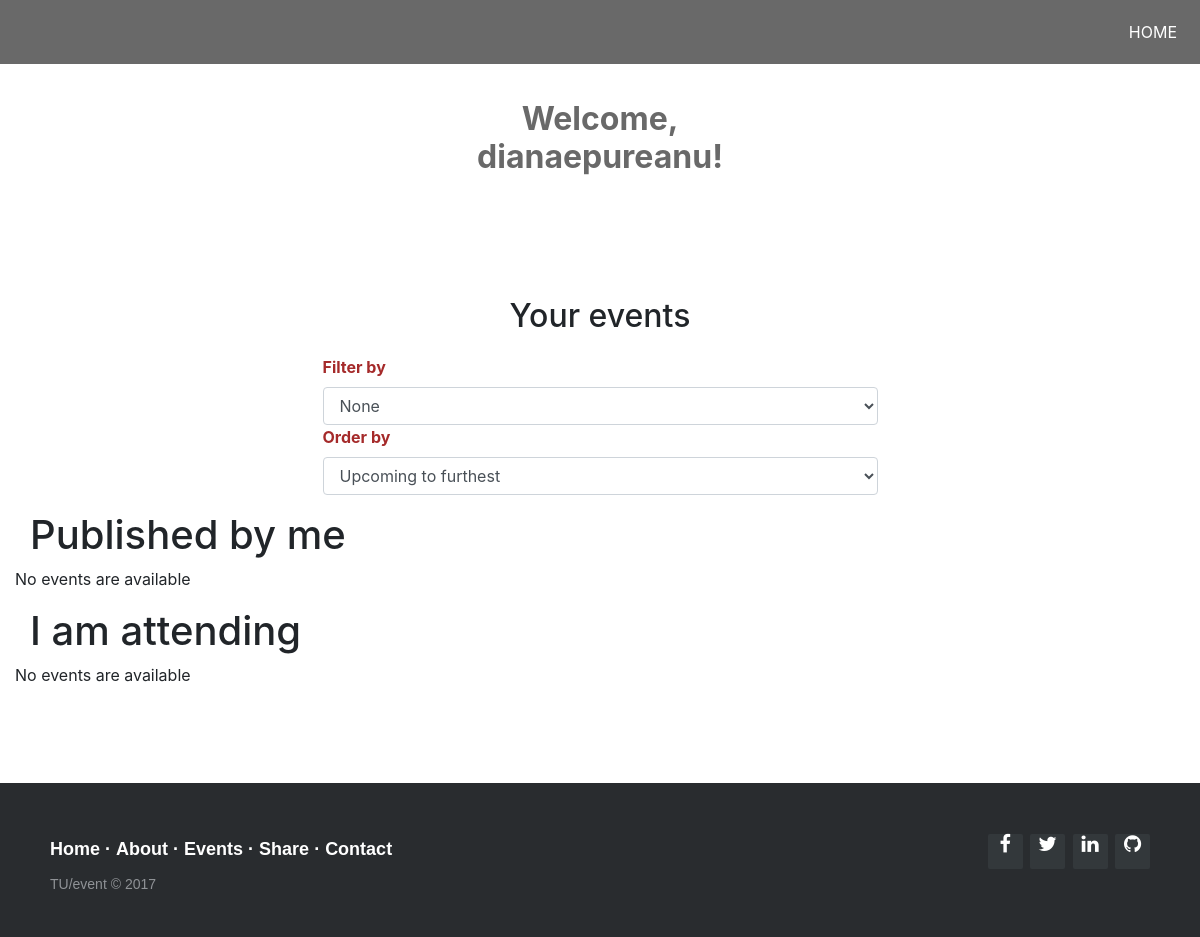
The page /myprofile (signed in) on the database as committed earlier.
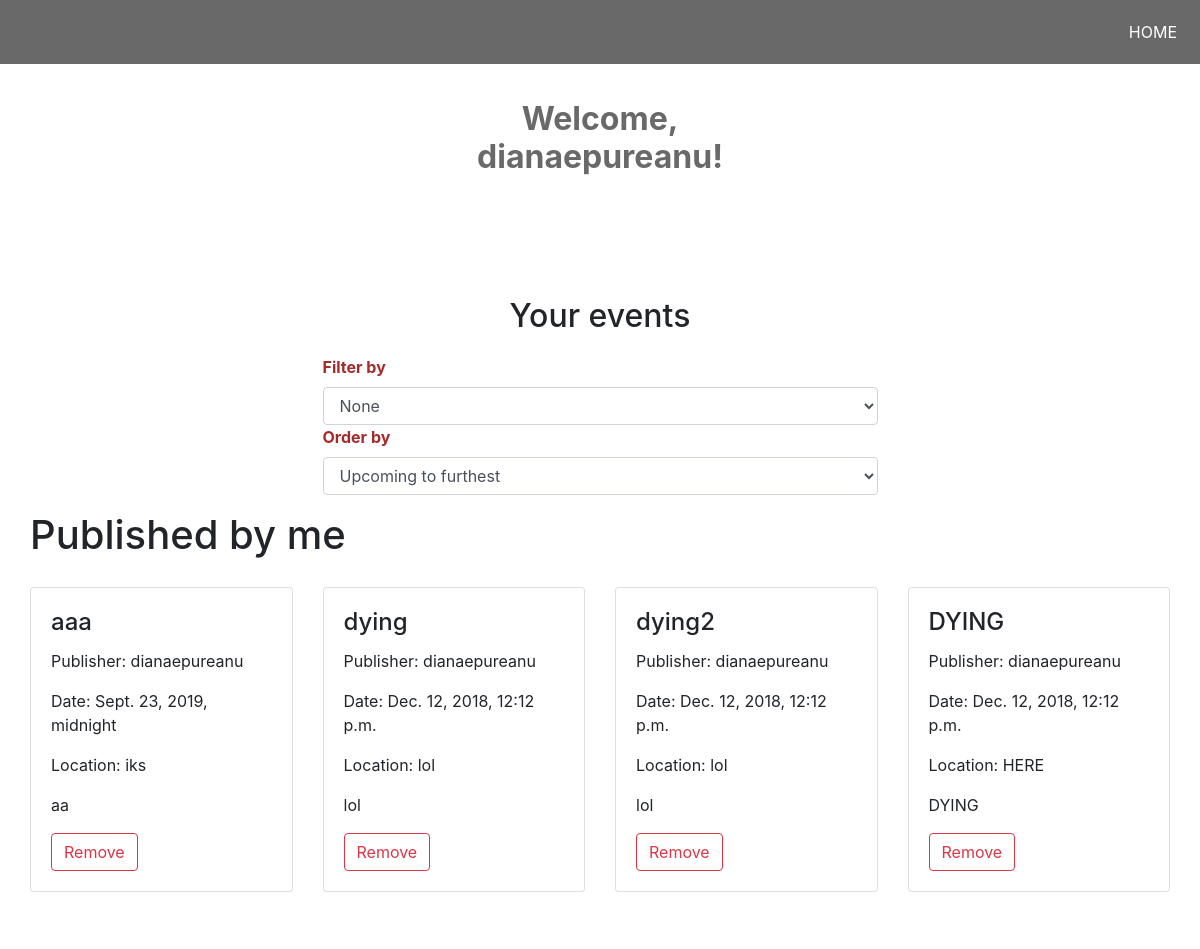
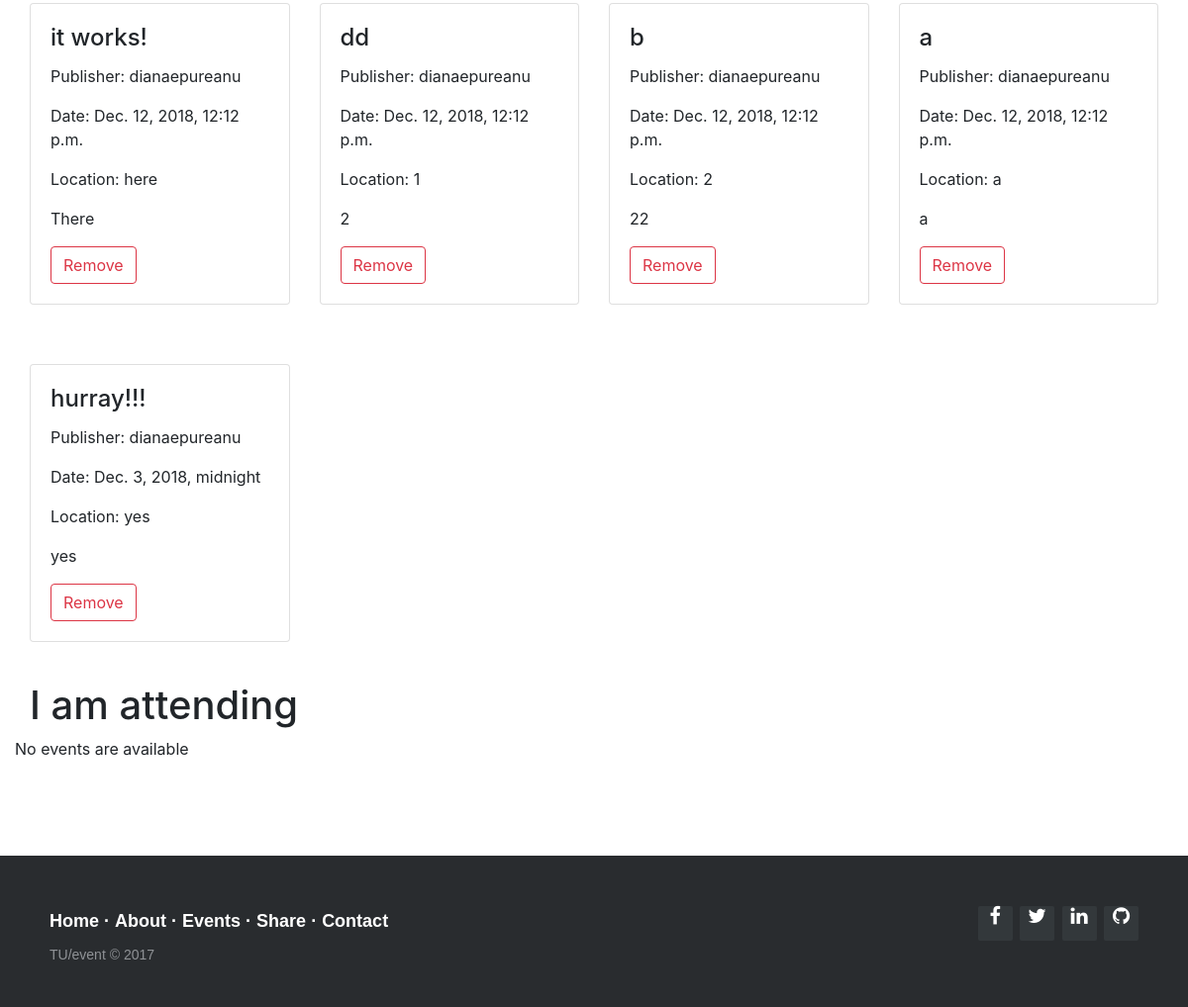
The same page on the database as committed later (2 pictures, top to bottom).
### app/models.py (models this page shows, shortened)
class Event(models.Model):
    CATEGORIES = (
        ('le', 'Leisure'),
        ('pe', 'Personal'),
        ('ed', 'Educational'),
        ('pr', 'Professional'),
    )
    published_by = models.ForeignKey('auth.User', default=0, on_delete=models.CASCADE)
    event_name = models.CharField(max_length=200)
    event_location = models.CharField(max_length=250)
    position = GeopositionField(default='51.447,5.484')
    event_date = models.DateTimeField('Date_format: YYYY-MM-DD HH:mm')
    event_description = models.CharField(max_length=300)
    event_category = models.CharField(
        max_length=2,
        choices=CATEGORIES,
    )

### app/views.py (the view, shortened to what this page needs)
# urls.py: path('myprofile', views.myprofile, name='myprofile'),
def myprofile(request):
    user =   request.user
    my_event_list = Event.objects.filter(published_by = user).order_by('-event_date')
    form_class = FilterByForm
    form_class1 = OrderByForm
    attendances = XattendsY.objects.filter(x_user=request.user)
    context = {'my_event_list': my_event_list[:30], 'user': user,
    'filterbyform': form_class, 'orderbyform': form_class1, 'attendances': attendances}
    return render(request, 'app/myprofile.html', context)

### app/templates/app/myprofile.html (shortened to what the changed rows need)
{% load static %}
<html>
<head>
  <link href="{% static 'app/myprofile.css' %}" rel="stylesheet" type="text/css">
  <link href="{% static 'app/css/bootstrap.min.css' %}" rel="stylesheet">
  <link rel="stylesheet" href="http://maxcdn.bootstrapcdn.com/font-awesome/4.2.0/css/font-awesome.min.css">
</head>
<body>
  <div class="container-fluid">
    <div class="row">
      <div class="col-md-4">
          <h2 class="centered greet your-events"><b>Welcome, {{user.username}}!</b></h2>
      </div>
    </div>
    <div class="row">
      <div class="col-md-4">
      <h2 class="centered your-events">Your events</h2>
      </div>
    </div>
        <div class="container-fluid">
          <h1> Published by me </h1>
          <div class="row">
            {% if my_event_list %} {% for event in my_event_list %}
            <div class="col-md-6 col-lg-3">
              <div class="card card2">
                <div class="card-body">
                  <h4 class="card-title">{{event.event_name}}</h4>
                  <p class="card-text">Publisher: {{event.published_by}} </p>
                  <p class="card-text">Date: {{event.event_date}}</p>
                  <p class="card-text">Location: {{event.event_location}}</p>
                  <p class="card-text">{{event.event_description}}</p>
                  <div class="btn-group" data-toggle="buttons">
                    <button type="button" class="btn btn-outline-danger remove_button">Remove</button>
                  </div>
                </div>
              </div>
            </div>
            {% endfor %} {% else %}
            <p>No events are available </p>
            {% endif %}
          </div>
          <h1> I am attending</h1>
        </div>
    </div>
</body>
</html>

Rows that differ between the two databases and show on the page:
added Event: event_name "aaa", published_by "dianaepureanu", event_date "Sept. 23, 2019, midnight", event_location "iks", event_description "aa"
added Event: event_name "dying", published_by "dianaepureanu", event_date "Dec. 12, 2018, 12:12 p.m.", event_location "lol", event_description "lol"
added Event: event_name "dying2", published_by "dianaepureanu", event_date "Dec. 12, 2018, 12:12 p.m.", event_location "lol", event_description "lol"
added Event: event_name "DYING", published_by "dianaepureanu", event_date "Dec. 12, 2018, 12:12 p.m.", event_location "HERE", event_description "DYING"
added Event: event_name "it works!", published_by "dianaepureanu", event_date "Dec. 12, 2018, 12:12 p.m.", event_location "here", event_description "There"
added Event: event_name "dd", published_by "dianaepureanu", event_date "Dec. 12, 2018, 12:12 p.m.", event_location "1", event_description "2"
added Event: event_name "b", published_by "dianaepureanu", event_date "Dec. 12, 2018, 12:12 p.m.", event_location "2", event_description "22"
added Event: event_name "a", published_by "dianaepureanu", event_date "Dec. 12, 2018, 12:12 p.m.", event_location "a", event_description "a"
added Event: event_name "hurray!!!", published_by "dianaepureanu", event_date "Dec. 3, 2018, midnight", event_location "yes", event_description "yes"
Other text that changed with them:
text no longer shown: "No events are available"
